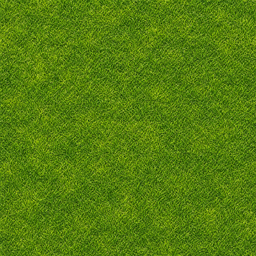
#> input picture assets/images/map/tile_grass.png, 256 x 256 px, found by its file name; its folder holds 7 pictures in this run
$ python grass_lab.py
#> lines starting #> are read from the running program, lines starting #| are printed output that depends on the picture
#!/usr/bin/env python3
"""잔디 변형 타일 perceptual(Lab ΔE) 계측 + 실제 해시 배치 필드 몽타주.
스테이지 tint(multiply) 시뮬레이션 포함 — 플레이테스터 지표(Lab ΔE) 재현.
usage: grass_lab.py <suffix>   # 몽타주 파일명에 붙일 접미사(before/after)
"""
import sys
from pathlib import Path
from PIL import Image

MAP = Path("assets/images/map")
WS = Path("_workspace")
T = 256
suffix = sys.argv[1] if len(sys.argv) > 1 else "now"

TINTS = {  # src/data/levels.js
    "stage1": None,
    "stage2": ("#d9a441", 0.12),
    "stage3": ("#3a7d8c", 0.16),
    "stage4": ("#3d4a6b", 0.24),
    "stage5": ("#5a1d3a", 0.32),
}


def srgb_to_lin(c):
    c /= 255.0
    return c / 12.92 if c <= 0.04045 else ((c + 0.055) / 1.055) ** 2.4


def rgb_to_lab(r, g, b):
    R, G, B = srgb_to_lin(r), srgb_to_lin(g), srgb_to_lin(b)
    X = R * 0.4124 + G * 0.3576 + B * 0.1805
    Y = R * 0.2126 + G * 0.7152 + B * 0.0722
    Z = R * 0.0193 + G * 0.1192 + B * 0.9505
    X, Y, Z = X / 0.95047, Y / 1.0, Z / 1.08883

    def f(t):
        return t ** (1 / 3) if t > 0.008856 else 7.787 * t + 16 / 116
    fx, fy, fz = f(X), f(Y), f(Z)
    return (116 * fy - 16, 500 * (fx - fy), 200 * (fy - fz))


def de(l1, l2):
    return sum((a - b) ** 2 for a, b in zip(l1, l2)) ** 0.5


def mean_rgb(path):
#> called with path = 'tile_grass.png'
    px = [p for p in Image.open(MAP / path).convert("RGBA").getdata() if p[3] >= 8]
#> px = 65536 items
    n = max(len(px), 1)
#> n = 65536
    return tuple(sum(p[i] for p in px) / n for i in range(3))


def hexrgb(h):
    h = h.lstrip("#")
    return tuple(int(h[i:i + 2], 16) for i in (0, 2, 4))


def tint_rgb(rgb, tint):
    if not tint:
        return rgb
    tc, alpha = hexrgb(tint[0]), tint[1]
    # multiply: base*(1-a) + (base*tc/255)*a
    return tuple(rgb[i] * (1 - alpha) + (rgb[i] * tc[i] / 255) * alpha for i in range(3))


base = mean_rgb("tile_grass.png")
#> base = (85.28, 125.8, 15.41)
clover = mean_rgb("tile_grass_clover.png")
#> call 2 of mean_rgb, with path = 'tile_grass_clover.png'
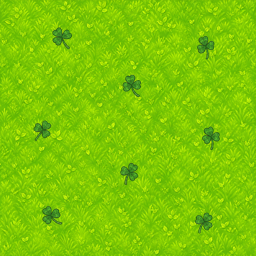
#> input picture assets/images/map/tile_grass_clover.png, 256 x 256 px, found by its file name
#> clover = (125.7, 199.1, 4.75)
flower = mean_rgb("tile_grass_flower.png")
#> call 3 of mean_rgb, with path = 'tile_grass_flower.png'
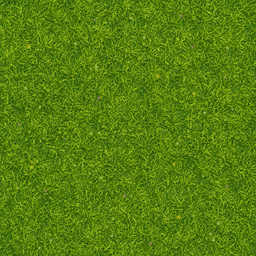
#> input picture assets/images/map/tile_grass_flower.png, 256 x 256 px, found by its file name
#> flower = (86.36, 126.7, 14.97)

print(f"[{suffix}] 잔디 변형 perceptual ΔE (기본 tile_grass 대비)")
print(f"  raw RGB: grass{tuple(round(x) for x in base)} clover{tuple(round(x) for x in clover)} flower{tuple(round(x) for x in flower)}")
#|   raw RGB: grass(85, 126, 15) clover(126, 199, 5) flower(86, 127, 15)
print(f"{'스테이지':<10}{'tint':<20}{'ΔE clover':>10}{'ΔE flower':>10}")
for st, tint in TINTS.items():
    lb = rgb_to_lab(*tint_rgb(base, tint))
    lc = rgb_to_lab(*tint_rgb(clover, tint))
    lf = rgb_to_lab(*tint_rgb(flower, tint))
    ts = f"{tint[0]} a{tint[1]}" if tint else "없음(원색)"
    print(f"{st:<10}{ts:<20}{de(lb, lc):>10.1f}{de(lb, lf):>10.1f}")
#> this loop made 5 passes
#| stage1    없음(원색)                    38.0       0.5
#| stage2    #d9a441 a0.12             36.5       0.5
#| stage3    #3a7d8c a0.16             35.7       0.5
#| stage4    #3d4a6b a0.24             33.0       0.5
#| stage5    #5a1d3a a0.32             29.3       0.5


# ── 실제 해시 배치 필드 몽타주 (tilemap.js hash2/grassTileKey 재현) ──
def imul(a, b):
    r = (a * b) & 0xFFFFFFFF
    return r - 0x100000000 if r >= 0x80000000 else r


def hash2(col, row):
    h = (imul(col, 374761393) + imul(row, 668265263)) & 0xFFFFFFFF
    if h >= 0x80000000:
        h -= 0x100000000
    h = imul(h ^ ((h & 0xFFFFFFFF) >> 13), 1274126177)
    return ((h & 0xFFFFFFFF) ^ ((h & 0xFFFFFFFF) >> 16)) % 100


def grass_key(col, row):
    hv = hash2(col, row)
    if hv < 60:
        return "tile_grass.png"
    if hv < 85:
        return "tile_grass_clover.png"
    return "tile_grass_flower.png"


imgs = {n: Image.open(MAP / n).convert("RGBA") for n in
        ["tile_grass.png", "tile_grass_clover.png", "tile_grass_flower.png"]}
#> imgs = 3 items
COLS, ROWS = 8, 5


def make_field(tint):
    field = Image.new("RGBA", (COLS * T, ROWS * T))
#> field: PIL image 2048x1280 RGBA; every value is 0
    for r in range(ROWS):
        for c in range(COLS):
            field.paste(imgs[grass_key(c, r)], (c * T, r * T))
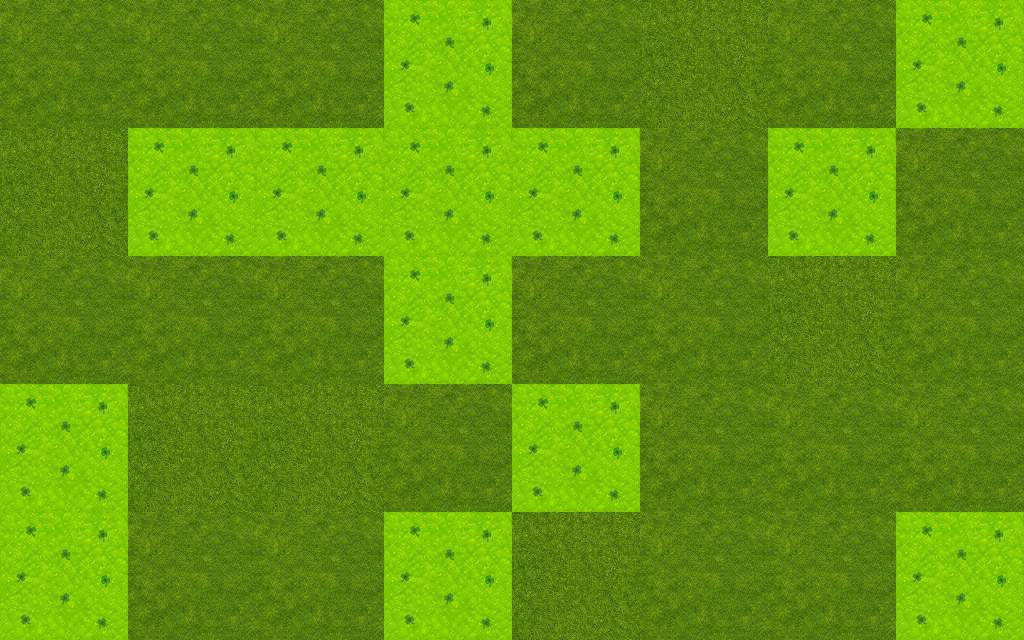
#> field: PIL image 2048x1280 RGBA (shown at 1/2 size); mean R, G, B, A 98.6, 149.8, 11.9, 255
    if tint:
        ov = Image.new("RGBA", field.size, hexrgb(tint[0]) + (0,))
        # multiply 근사: 픽셀 곱 후 alpha 블렌드
        base_px = field.convert("RGB")
        tc = hexrgb(tint[0])
        mult = Image.eval(base_px, lambda v: v)  # placeholder
        from PIL import ImageChops
        tint_solid = Image.new("RGB", field.size, tc)
        multiplied = ImageChops.multiply(base_px, tint_solid)
        out = Image.blend(base_px, multiplied, tint[1])
        return out
    return field.convert("RGB")


make_field(None).save(WS / f"03_grassfield_notint_{suffix}.png")
make_field(TINTS["stage2"]).save(WS / f"03_grassfield_stage2tint_{suffix}.png")
#> call 2 of make_field, with tint = ('#d9a441', 0.12)
#> the loop in make_field (call 2), `for r in range(ROWS):` made 5 passes
#> in make_field (call 2), `tc = hexrgb(tint[0])`: tc = (217, 164, 65)
#> in make_field (call 2), `tint_solid = Image.new("RGB", field.size, tc)`:
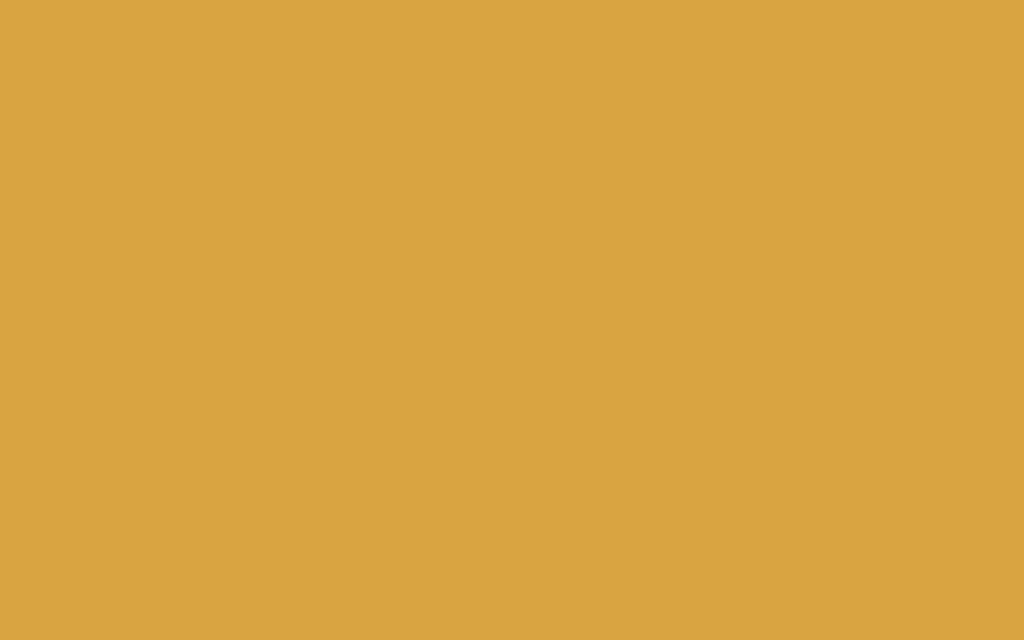
#> tint_solid: PIL image 2048x1280 RGB (shown at 1/2 size); mean R, G, B 217, 164, 65
#> in make_field (call 2), `multiplied = ImageChops.multiply(base_px, tint_solid)`:
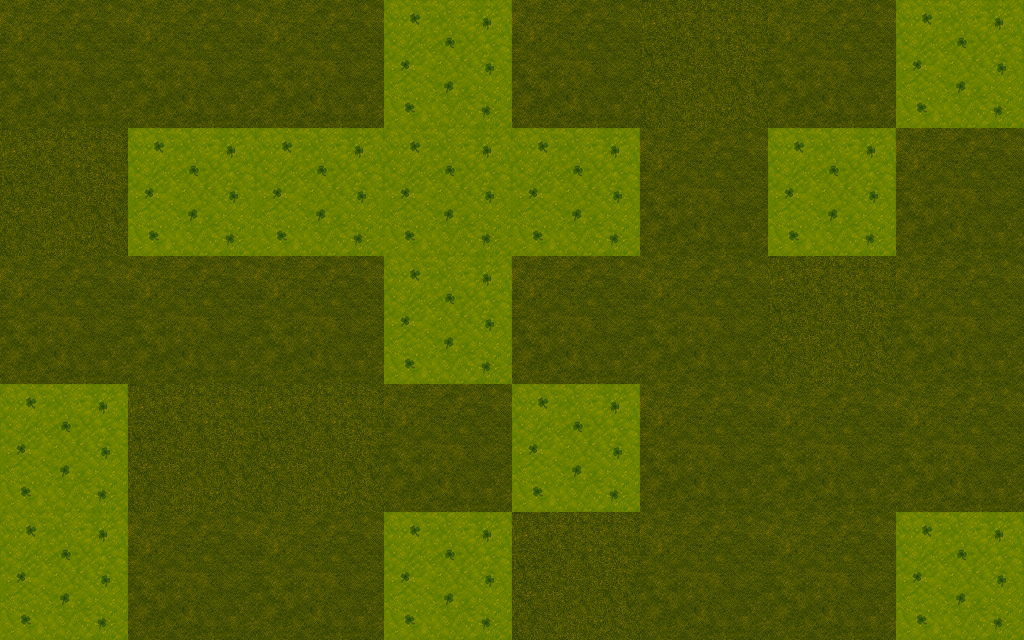
#> multiplied: PIL image 2048x1280 RGB (shown at 1/2 size); mean R, G, B 83.4, 95.8, 2.6
print(f"  몽타주: 03_grassfield_notint_{suffix}.png, 03_grassfield_stage2tint_{suffix}.png")
